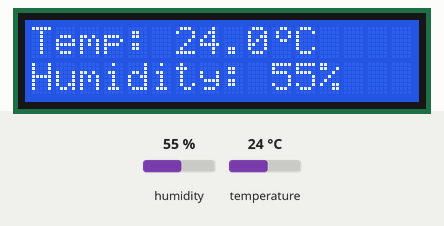
A sketch run on a simulated ESP32. Parts: 16×2 character LCD. The test bench sets the inputs (shaded band); at power-on: humidity 55 %, temperature 24 °C. What the sketch prints to the serial monitor is not drawn.

Above: at 3.2 s.
3.3 s: humidity set to 22 %
At 5.0 s:
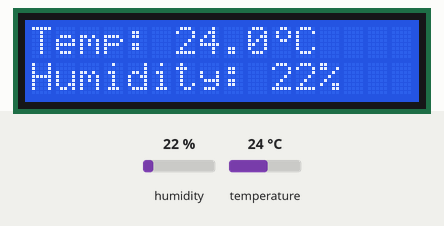
6.0 s: temperature set to 12 °C
At 7.3 s:
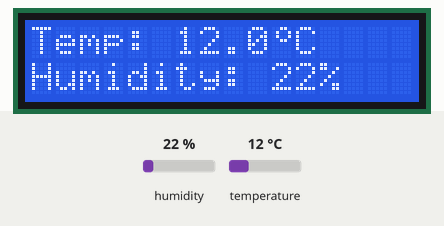
8.7 s: humidity set to 40 %
At 11.5 s:
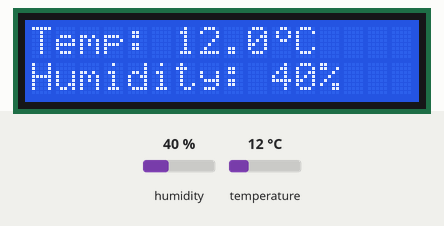
11.8 s: temperature set to 19 °C
At 12.9 s:
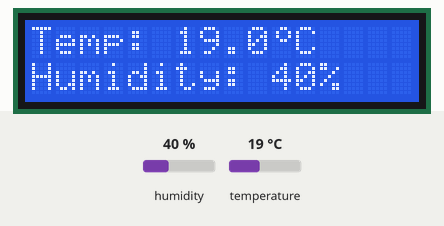
Timing chart, 0 to 14.8 s (numbered marks = the images above; inputs shaded):
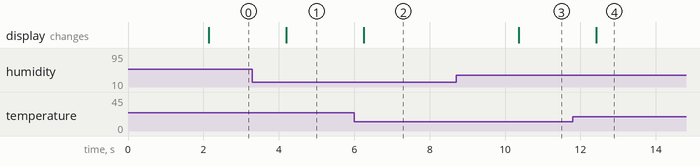

The sketch:

DHT_sensor_LCD.ino
```cpp
#include <Wire.h>
#include <LiquidCrystal_I2C.h>
#include <DHT.h>

// ================= PIN CONFIGURATION =================

#define DHT_PIN 4
#define DHT_TYPE DHT11

#define LCD_SDA 8
#define LCD_SCL 9

// ================= LCD CONFIGURATION =================

#define LCD_ADDRESS 0x27
#define LCD_COLUMNS 16
#define LCD_ROWS 2

LiquidCrystal_I2C lcd(LCD_ADDRESS, LCD_COLUMNS, LCD_ROWS);

DHT dht(DHT_PIN, DHT_TYPE);

// ================= DEGREE SYMBOL =================

byte degreeSymbol[8] = {
  B00110,
  B01001,
  B01001,
  B00110,
  B00000,
  B00000,
  B00000,
  B00000
};

// ================= SETUP =================

void setup() {

  Serial.begin(115200);

  // Initialize I2C
  Wire.begin(LCD_SDA, LCD_SCL);

  // Initialize LCD
  lcd.init();
  lcd.backlight();
  lcd.createChar(0, degreeSymbol);

  // Initialize DHT11
  dht.begin();

  // Startup screen
  lcd.clear();

  lcd.setCursor(1, 0);
  lcd.print("ENVIRONMENT");

  lcd.setCursor(3, 1);
  lcd.print("MONITOR");

  delay(2000);

  lcd.clear();
}

// ================= MAIN LOOP =================

void loop() {

  float temperature = dht.readTemperature();
  float humidity = dht.readHumidity();

  if (isnan(temperature) || isnan(humidity)) {

    lcd.setCursor(0, 0);
    lcd.print("SENSOR ERROR    ");

    lcd.setCursor(0, 1);
    lcd.print("CHECK DHT11     ");

    Serial.println("DHT11 Sensor Error");

  }
  else {

    // Display temperature
    lcd.setCursor(0, 0);
    lcd.print("Temp: ");

    lcd.print(temperature, 1);
    lcd.write(byte(0));
    lcd.print("C   ");

    // Display humidity
    lcd.setCursor(0, 1);
    lcd.print("Humidity: ");

    lcd.print(humidity, 0);
    lcd.print("%   ");

    // Serial Monitor
    Serial.print("Temperature: ");
    Serial.print(temperature, 1);
    Serial.print(" C | Humidity: ");
    Serial.print(humidity, 0);
    Serial.println(" %");
  }

  delay(2000);
}
```

Measured:
- after the input at 3.3 s, the display: changes after 0.90 s (image 1)
- after the input at 6.0 s, the display: changes after 0.25 s (image 2)
- after the input at 8.7 s, the display: changes after 1.7 s (image 3)
- after the input at 11.8 s, the display: changes after 0.61 s (image 4)
